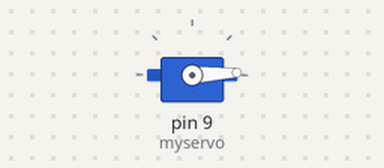
Recording of a sketch running on a simulated Arduino Uno, built with avr-gcc and run on an emulated ATmega328P. Parts: servo.

Above: at 0.05 s.
At 0.65 s:
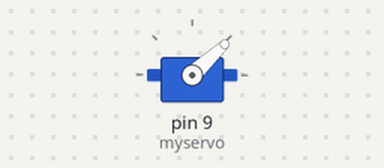
At 1.25 s:
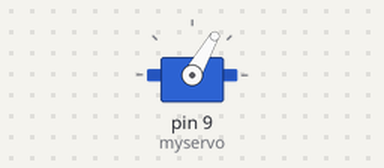
At 2.5 s:
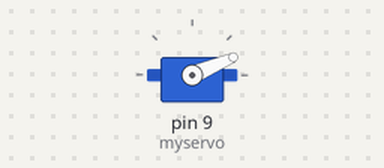
Timing chart, 0 to 8.8 s (numbered marks = the images above):
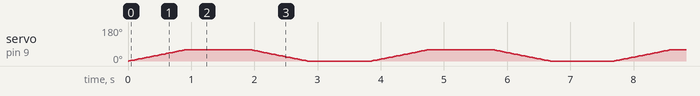

The sketch:

ex2-d.ino
```cpp
#include <Servo.h>

Servo myservo; // Create servo object
int pos = 0;   // Variable to store the servo position

void servo_scaling(int degrees)
{
    // Calculate scaled degrees
    int scaled_degrees = degrees * 0.667;

    // Move servo to degrees
    for (pos = 0; pos <= scaled_degrees; pos += 1)
    {
        myservo.write(pos); // Tell servo to go to position in variable 'pos'
        delay(15);          // Wait 15 ms for the servo to reach the position
    }

    delay(1000);

    // Move servo back to zero degrees
    for (pos = scaled_degrees; pos >= 0; pos -= 1)
    {
        myservo.write(pos); // Tell servo to go to position in variable 'pos'
        delay(15);          // Wait 15 ms for the servo to reach the position
    }
}

void setup()
{
    myservo.attach(9, 400, 2600); // Initialize servo on pin 9 and set pulse width limits to 400-2600 µs
}

void loop()
{
    servo_scaling(90);
    delay(1000); // Pause for 1 second before repeating
}
```
